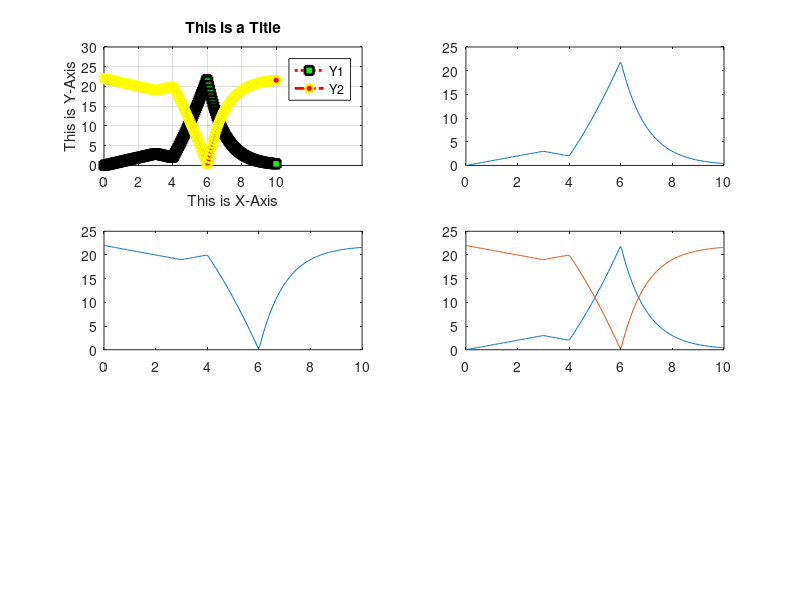

Recreate this plot in MATLAB.
x=linspace(0,10,200);
y=zeros(1,length(x));
% y=x for x from 0 to 3
y(x>=0 & x<=3)=x(x>=0 & x<=3);
% y=-x+6 for x from 3 to 4
y(x>3 & x<=4)=-x(x>3 & x<=4)+6;
% y=x^2-14 for x from 4 to 6
y(x>4 & x<=6)=x(x>4 & x<=6).^2-14;
% y=exp(-x+6+ln(22)) for x from 6 to 10
y(x>6 & x<=10)=exp(-x(x>6 & x<=10)+6+log(22));
y2=-y+22;
%plot(x,y,':rs','LineWidth',2,'MarkerEdgeColor','k','MarkerFaceColor','g') %:rs: ':' for dotted line style, 'r' for color red, 's' for square marker
subplot(3,2,1)
h=plot(x,y,x,y2)   
set(h(1),'Linestyle',':','Color','r','Marker','s','LineWidth',2,'MarkerEdgeColor','k','MarkerFaceColor','g');
set(h(2),'Linestyle','-.','Color','r','Marker','o','LineWidth',2,'MarkerEdgeColor','y','MarkerFaceColor','r');
xlabel('This is X-Axis')
ylabel('This is Y-Axis')
title('This is a Title')
legend({'Y1','Y2'})
grid on
n=gca %get current Access
set(n,'XTick',0:2:10) % to set x-axis 
set(n,'YTick',0:5:30) % to set y-axis 
set(n,'XLim',[0 15]) % to set x-axis limits
set(n,'YLim',[0 30]) % to set y-axis limits
subplot(3,2,2)
plot(x,y)
subplot(3,2,3)
plot(x,y2)
subplot(3,2,4)
plot(x,y)
hold on
plot(x,y2)